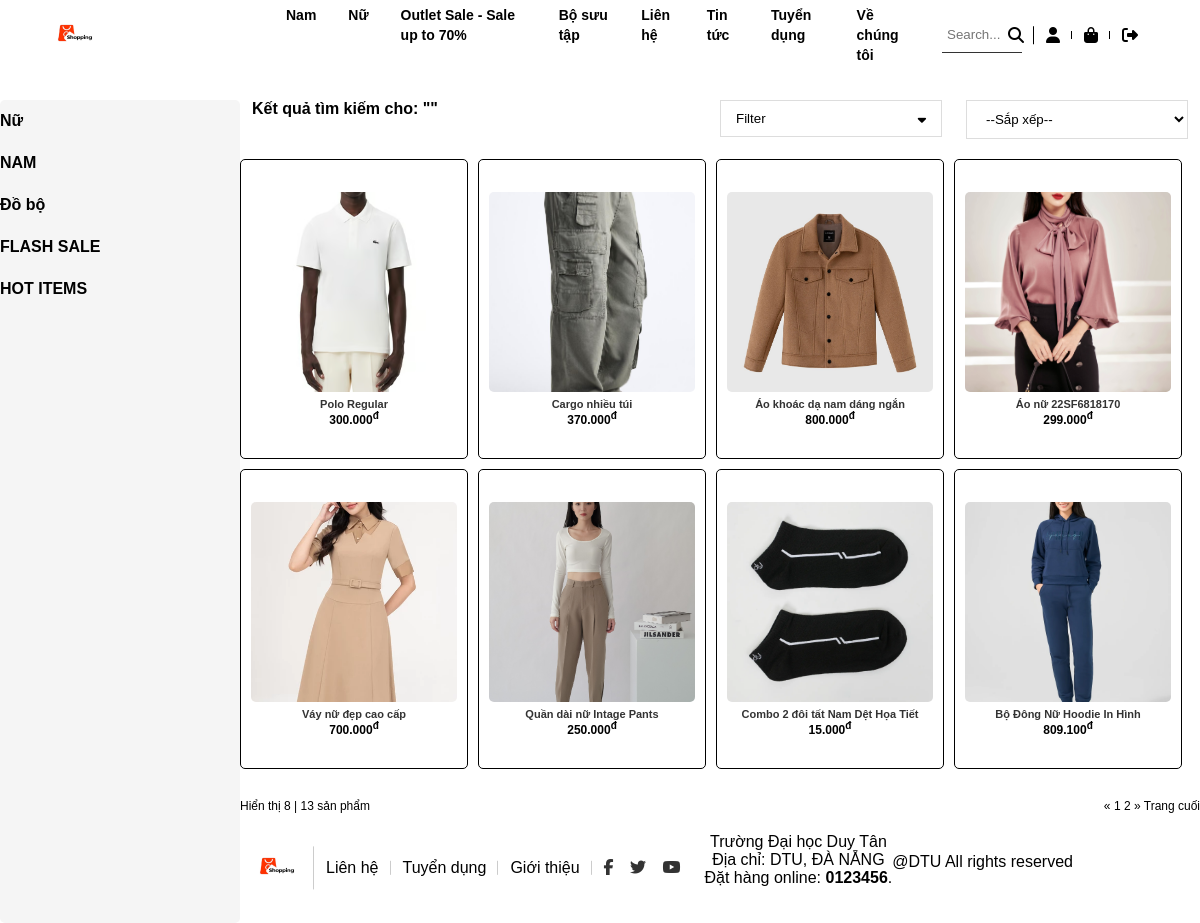
/user/search.php, run on the app's committed database.
### tables this page shows
CREATE TABLE `tbl_category` (
  `category_id` int(11) NOT NULL,
  `category_name` varchar(255) NOT NULL
);

CREATE TABLE `tbl_product` (
  `product_id` int(11) NOT NULL,
  `product_name` varchar(255) NOT NULL,
  `category_id` int(11) NOT NULL,
  `brand_id` int(11) NOT NULL,
  `product_price` varchar(255) NOT NULL,
  `product_price_new` varchar(255) NOT NULL,
  `product_desc` varchar(5000) NOT NULL,
  `product_img` varchar(255) NOT NULL
);

### user/search.php (the view, shortened to what this page needs)
<?php
$servername = "localhost";
$username = "root";
$password = "";
$dbname = "website_bando";
$conn = new mysqli($servername, $username, $password, $dbname);
$sql_category = "SELECT category_id, category_name FROM tbl_category";
$result_category = $conn->query($sql_category);
$category_id = isset($_GET['category_id']) ? intval($_GET['category_id']) : 0;
$order = isset($_GET['order']) ? $_GET['order'] : '';
$where = [];
$where_clause = !empty($where) ? "WHERE " . implode(' AND ', $where) : '';
$order_clause = '';
$sql_total = "SELECT COUNT(*) AS total FROM tbl_product $where_clause";
$result_total = $conn->query($sql_total);
$total_row = $result_total->fetch_assoc();
$total_products = $total_row['total'];
$products_per_page = 8;
$total_pages = ceil($total_products / $products_per_page);
$current_page = isset($_GET['page']) ? intval($_GET['page']) : 1;
$offset = ($current_page - 1) * $products_per_page;
$keyword = isset($_GET['keyword']) ? $conn->real_escape_string($_GET['keyword']) : "";
$find_clause = "WHERE product_name LIKE '%$keyword%'";
$sql = "SELECT product_img, product_name, product_price_new FROM tbl_product $where_clause $order_clause $find_clause LIMIT $products_per_page OFFSET $offset";
$result = $conn->query($sql);
?>
<!DOCTYPE html>
<html lang="en">
<head>
    <link rel="stylesheet" href="main.css">
    <link rel="stylesheet" href="https://cdnjs.cloudflare.com/ajax/libs/font-awesome/6.6.0/css/all.min.css" />
</head>
<body>
    <header>
        <div class="logo">
            <a href="index.php"> <img src="../images/logopage.jpg"></a>
        </div>
        <div class="menu">
            <?php
                if ($result_category->num_rows > 0) {
                    while ($row_category = $result_category->fetch_assoc()) {
                        $category_id = $row_category['category_id'];
                        $category_name = $row_category['category_name'];
                        if ($category_name == 'Outlet Sale - Sale up to 70%') {
                            echo "<li><a href='/user/category_user.php?category_id=" . $category_id . "'>" . $category_name . "</a></li>";
                        } elseif ($category_name == 'Bộ sưu tập') {
                            echo "<li><a href='/user/category_user.php?category_id=" . $category_id . "'>" . $category_name . "</a></li>";
                        } elseif ($category_name == 'Liên hệ') {
                            echo "<li><a href='/user/contact.php'>" . $category_name . "</a></li>";
                        } elseif ($category_name == 'Tin tức') {
                            echo "<li><a href='/news.php'>" . $category_name . "</a></li>";
                        } elseif ($category_name == 'Tuyển dụng') {
                            echo "<li><a href='/employees.php'>" . $category_name . "</a></li>";
                        } elseif ($category_name == 'Về chúng tôi') {
                            echo "<li><a href='/about_us.php'>" . $category_name . "</a></li>";
                        } else {
                            echo "<li><a href='/user/category_user.php?category_id=" . $category_id . "'>" . $category_name . "</a></li>";
                        }
                    }
                } else {
                    echo "<li>Không có danh mục.</li>";
                }
            ?>
        </div>
        <div class="others">
            <li>
                <form action="search.php" method="GET" style="display: flex; align-items: center;">
                    <input name="keyword" placeholder="Search..." type="text" required>
                    <button type="submit" style="background: none; border: none; cursor: pointer;"><i class="fas fa-search"></i></button>
                </form>
            </li>
            <li><a class="fa fa-user" href="#"></a></li>
            <li><a class="fa fa-shopping-bag" href="cart.php"></a></li>
            <li><a class="fa-solid fa-right-from-bracket" href="/logout.php"></a></li>
        </div>
    </header>
    <section class="category">
        <div class="container">
            <div class="row">
                <div class="category-left">
                    <ul>
                        <li class="category-left-li"><a href="#">Nữ</a>
                        </li>
                        <li class="category-left-li"><a href="#">NAM</a>
                        </li>
                        <li class="category-left-li"><a href="">Đồ bộ</a></li>
                        <li class="category-left-li"><a href="">FLASH SALE</a></li>
                        <li class="category-left-li"><a href="">HOT ITEMS</a></li>
                    </ul>
                </div>
                <div class="category-right row">
                    <div class="category-right-top-item">
                        <p>Kết quả tìm kiếm cho: "<?php echo htmlspecialchars($keyword); ?>"</p>
                    </div>
                    <div class="category-right-top-item">
                        <button><span>Filter</span><i class="fas fa-sort-down"></i></button>
                    </div>
                    <div class="category-right-top-item">
                        <select name="sortSelect" id="sortSelect">
                            <option value="">--Sắp xếp--</option>
                        </select>
                    </div>
                    <div class="category-right-content">
                        <?php
                        if ($result->num_rows > 0) {
                            while ($row = $result->fetch_assoc()) {
                                echo "<div class='category-right-content-item'>";
                                echo "<img src='/admin/uploads/" . htmlspecialchars($row['product_img']) . "' alt='" . htmlspecialchars($row['product_name']) . "'>";
                                echo "<h1>" . htmlspecialchars($row['product_name']) . "</h1>";
                                echo "<p>" . number_format($row['product_price_new'], 0, ',', '.') . "<sup>đ</sup></p>";
                                echo "</div>";
                            }
                        } else {
                            echo "<p>Không tìm thấy sản phẩm phù hợp.</p>";
                        }
                        ?>
                    </div>
                    <div class="category-right-bottom row">
                        <div class="category-right-bottom-items">
                            <p>Hiển thị <?= $products_per_page ?> <span>|</span> <?= $total_products ?> sản phẩm</p>
                        </div>
                        <div class="category-right-bottom-items">
                        <p>
                            <span>&#171;</span>
                            <?php
                            for ($i = 1; $i <= $total_pages; $i++) {
                                if ($i == $current_page) {
                                    echo "<span>$i</span>";
                                } else {
                                    echo "<a href='?category_id=$category_id&order=$order&page=$i'>$i</a>";
                                }
                            }
                            ?>
                            <span>&#187;</span> Trang cuối
                        </p>
                        </div>
                    </div>
<div class="footer-top">
        <li><a href=""><img src="/images/logopage.jpg"></a></li>
        <li><a href="">Liên hệ</a></li>
        <li><a href="">Tuyển dụng</a></li>
        <li><a href="">Giới thiệu</a></li>
        <li>
            <a href="" class="fab fa-facebook-f"></a>
            <a href="" class="fab fa-twitter"></a>
            <a href="" class="fab fa-youtube"></a>
        </li>
    </div>
    <div class="footer-center">
        <p>Trường Đại học Duy Tân<br>
            Địa chỉ: DTU, ĐÀ NẴNG <br>
            Đặt hàng online: <b>0123456</b>.
        </p>
    </div>
    <div class="footer-bottom">
        @DTU All rights reserved
    </div>
</body>
</html>

### user/main.css (style rules this page uses)
* { margin: 0; padding: 0; box-sizing: border-box; font-family: Arial, Helvetica, sans-serif; }
li { list-style: none; }
a { text-decoration: none; color: #000; }
.container { max-width: 1200px; margin: auto; }
.row { display: flex; flex-wrap: wrap; }
header { display: flex; justify-content: space-between; padding: 12px 50px; height: 70px; align-items: center; position: fixed; top: 0; left: 0; width: 100%; z-index: 1; background: rgba(255, 255, 255, 0.3); }
.logo { flex: 1; }
.logo img { height: 50px; border-radius: 50%; }
.menu { flex: 3; display: flex; }
.menu > li { padding: 0 16px; }
.menu li a { font-size: 14px; font-weight: bold; display: block; line-height: 20px; }
.others { flex: 1; display: flex; align-items: center; }
.others > li { padding: 0 12px; position: relative; display: flex; align-items: center; }
.others > li::after { content: ""; display: block; width: 1px; height: 50%; background-color: #000000; position: absolute; right: 0; top: 50%; transform: translateY(-50%); }
.others > li:last-child::after { display: none; }
.others > li:first-child { position: relative; display: flex; align-items: center; }
.others > li:first-child input { width: 100%; border: none; border-bottom: 1px solid #333; background: transparent; outline: none; padding: 5px; height: 35px; }
.others > li:first-child button { background: none; border: none; cursor: pointer; display: flex; align-items: center; justify-content: center; height: 35px; }
.others > li:first-child i { position: absolute; right: 10px; font-size: 16px; }
.footer-top { display: flex; text-align: center; justify-content: center; align-items: center; margin-bottom: 20px; height: 70px; }
.footer-top img { height: 50px; }
.footer-top li { padding: 0 12px; position: relative; }
.footer-top li::after { content: ""; display: block; width: 1px; height: 80%; background-color: #cccccc; position: absolute; right: 0; top: 50%; transform: translateY(-50%); }
.footer-top li:last-child::after { display: none; }
.footer-top li:last-child a { margin-right: 12px; color: #333; }
.footer-center { text-align: center; }
.footer-bottom { margin: 20px 0; text-align: center; }
.category { padding: 100px 0 0; }
.category-right { width: 80%; }
.category-right-top-item:first-child { flex: 2; font-size: 16px; font-family: Arial, Helvetica, sans-serif; font-weight: bold; }
.category-right-top-item { flex: 1; padding: 0 12px; }
.category-right-top-item button { width: 100%; padding: 10px 15px; display: flex; justify-content: space-between; background-color: #fff; border: 1px solid #dddddd; cursor: pointer; }
.category-right-top-item select { width: 100%; padding: 10px 15px; display: flex; justify-content: space-between; background-color: #fff; border: 1px solid #dddddd; cursor: pointer; }
.category-right-content { margin-top: 20px; display: flex; gap: 10px; flex-wrap: wrap; }
.category-right-content-item { width: calc(25% - 12px); text-align: center; padding: 12px 10px; border: 1px solid black; border-radius: 5px; min-height: 300px; display: flex; flex-direction: column; justify-content: center; box-sizing: border-box; }
.category-right-content-item h1 { font-size: 11px; font-family: Arial, Helvetica, sans-serif; margin-top: 6px; color: #333333; }
.category-right-content-item img { width: 100%; height: 200px; border-radius: 5px; object-fit: cover; }
.category-right-content-item p { font-size: 12px; font-weight: bold; }
.category-right-bottom { justify-content: space-between; margin: 30px 0 20px; width: 100%; }
.category-right-bottom p { font-family: Arial, Helvetica, sans-serif; font-size: 12px }
.category-left { width: 20%; background-color: #f5f5f5; border-radius: 5px; }
.category-left ul li { padding: 12px 0; }
.category-left ul li > a { color: #000; font-size: 16px; font-weight: bold; font-family: Arial, Helvetica, sans-serif; }

### data on the page
tbl_category: category_name "Nam"
tbl_category: category_name "Nữ"
tbl_category: category_name "Outlet Sale - Sale up to 70%"
tbl_category: category_name "Bộ sưu tập"
tbl_category: category_name "Liên hệ"
tbl_category: category_name "Tin tức"
tbl_category: category_name "Tuyển dụng"
tbl_category: category_name "Về chúng tôi"
tbl_product: product_img (picture), product_name "Polo Regular", product_price_new "300.000"
tbl_product: product_img (picture), product_name "Cargo nhiều túi", product_price_new "370.000"
tbl_product: product_img (picture), product_name "Áo khoác dạ nam dáng ngắn", product_price_new "800.000"
tbl_product: product_img (picture), product_name "Áo nữ 22SF6818170", product_price_new "299.000"
tbl_product: product_img (picture), product_name "Váy nữ đẹp cao cấp", product_price_new "700.000"
tbl_product: product_img (picture), product_name "Quần dài nữ Intage Pants", product_price_new "250.000"
tbl_product: product_img (picture), product_name "Combo 2 đôi tất Nam Dệt Họa Tiết", product_price_new "15.000"
tbl_product: product_img (picture), product_name "Bộ Đông Nữ Hoodie In Hình", product_price_new "809.100"

### other printed values
$products_per_page "8"
$total_products "13"
